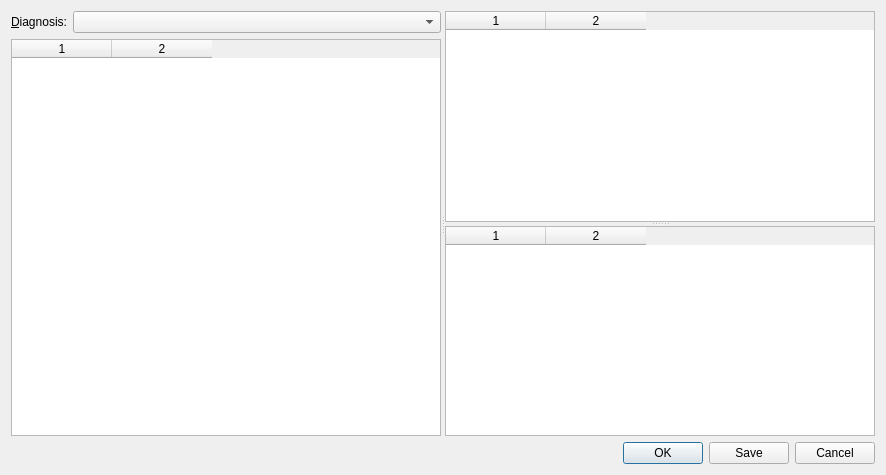
<?xml version="1.0" encoding="UTF-8"?>
<ui version="4.0">
 <class>Prognosis</class>
 <widget class="QDialog" name="Prognosis">
  <property name="geometry">
   <rect>
    <x>0</x>
    <y>0</y>
    <width>886</width>
    <height>475</height>
   </rect>
  </property>
  <property name="windowTitle">
   <string>Prognosis</string>
  </property>
  <layout class="QVBoxLayout" name="verticalLayout_2">
   <item>
    <widget class="QSplitter" name="splitter_2">
     <property name="orientation">
      <enum>Qt::Horizontal</enum>
     </property>
     <widget class="QWidget" name="layoutWidget">
      <layout class="QVBoxLayout" name="verticalLayout">
       <item>
        <layout class="QFormLayout" name="formLayout">
         <item row="0" column="0">
          <widget class="QLabel" name="diagnosisLabel">
           <property name="text">
            <string>&amp;Diagnosis:</string>
           </property>
           <property name="buddy">
            <cstring>diagnosisComboBox</cstring>
           </property>
          </widget>
         </item>
         <item row="0" column="1">
          <widget class="QComboBox" name="diagnosisComboBox"/>
         </item>
        </layout>
       </item>
       <item>
        <widget class="QTableWidget" name="parameterValueTableWidget">
         <property name="columnCount">
          <number>2</number>
         </property>
         <column/>
         <column/>
        </widget>
       </item>
      </layout>
     </widget>
     <widget class="QSplitter" name="splitter">
      <property name="orientation">
       <enum>Qt::Vertical</enum>
      </property>
      <widget class="QTableWidget" name="phaseTableWidget">
       <property name="columnCount">
        <number>2</number>
       </property>
       <column/>
       <column/>
      </widget>
      <widget class="QTableWidget" name="unknownParameterTableWidget">
       <property name="columnCount">
        <number>2</number>
       </property>
       <column/>
       <column/>
      </widget>
     </widget>
    </widget>
   </item>
   <item>
    <widget class="QDialogButtonBox" name="dialogButtonBox">
     <property name="standardButtons">
      <set>QDialogButtonBox::Cancel|QDialogButtonBox::Ok|QDialogButtonBox::Save</set>
     </property>
    </widget>
   </item>
  </layout>
 </widget>
 <resources/>
 <connections/>
</ui>
